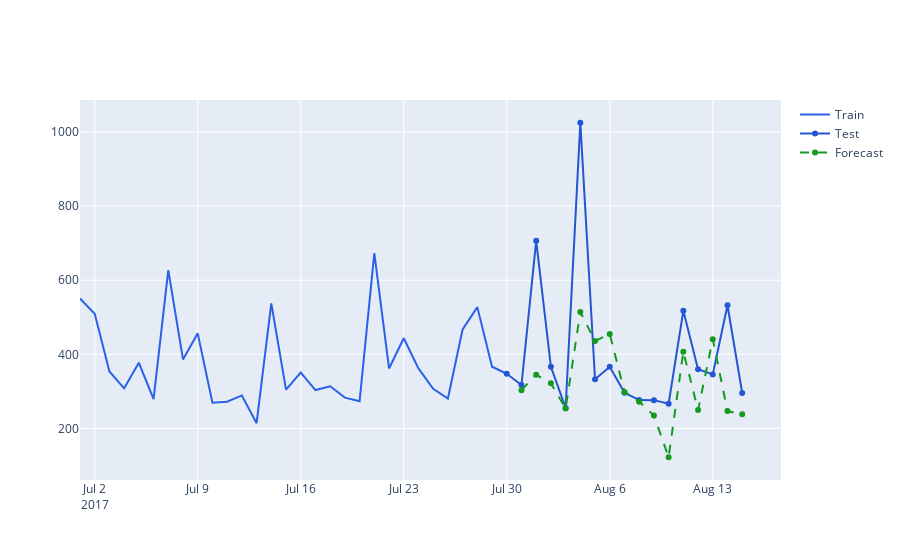

The notebook cell this image was saved under:
### Code cell
plot_predictions(train, test)
